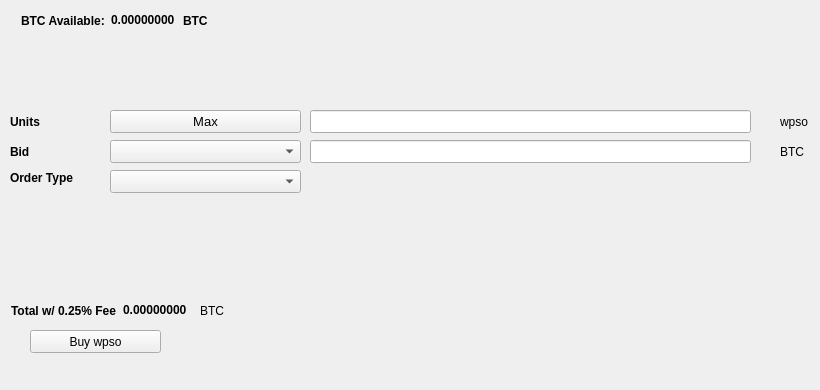
   <widget class="QWidget" name="BuyTab">
    <attribute name="title">
     <string>Buy</string>
    </attribute>
    <widget class="QPushButton" name="Buywpso">
     <property name="geometry">
      <rect>
       <x>30</x>
       <y>330</y>
       <width>131</width>
       <height>23</height>
      </rect>
     </property>
     <property name="text">
      <string>Buy wpso</string>
     </property>
     <property name="icon">
      <iconset resource="../wpso.qrc">
       <normaloff>:/icons/bitcoin</normaloff>:/icons/bitcoin</iconset>
     </property>
    </widget>
    <widget class="QLabel" name="label_3">
     <property name="geometry">
      <rect>
       <x>10</x>
       <y>110</y>
       <width>46</width>
       <height>23</height>
      </rect>
     </property>
     <property name="font">
      <font>
       <weight>75</weight>
       <bold>true</bold>
      </font>
     </property>
     <property name="text">
      <string>Units</string>
     </property>
    </widget>
    <widget class="QLineEdit" name="UnitsInput">
     <property name="geometry">
      <rect>
       <x>310</x>
       <y>110</y>
       <width>441</width>
       <height>23</height>
      </rect>
     </property>
     <property name="font">
      <font>
       <pointsize>9</pointsize>
       <weight>75</weight>
       <bold>true</bold>
      </font>
     </property>
    </widget>
    <widget class="QLineEdit" name="BuyBidPriceEdit">
     <property name="geometry">
      <rect>
       <x>310</x>
       <y>140</y>
       <width>441</width>
       <height>23</height>
      </rect>
     </property>
     <property name="font">
      <font>
       <pointsize>9</pointsize>
       <weight>75</weight>
       <bold>true</bold>
      </font>
     </property>
    </widget>
    <widget class="QLabel" name="label_4">
     <property name="geometry">
      <rect>
       <x>780</x>
       <y>110</y>
       <width>31</width>
       <height>23</height>
      </rect>
     </property>
     <property name="text">
      <string>wpso</string>
     </property>
    </widget>
    <widget class="QLabel" name="label_5">
     <property name="geometry">
      <rect>
       <x>780</x>
       <y>140</y>
       <width>31</width>
       <height>23</height>
      </rect>
     </property>
     <property name="text">
      <string>BTC</string>
     </property>
    </widget>
    <widget class="QLabel" name="label_6">
     <property name="geometry">
      <rect>
       <x>10</x>
       <y>140</y>
       <width>46</width>
       <height>23</height>
      </rect>
     </property>
     <property name="font">
      <font>
       <weight>75</weight>
       <bold>true</bold>
      </font>
     </property>
     <property name="text">
      <string>Bid</string>
     </property>
    </widget>
    <widget class="QLabel" name="label_7">
     <property name="geometry">
      <rect>
       <x>10</x>
       <y>170</y>
       <width>91</width>
       <height>16</height>
      </rect>
     </property>
     <property name="font">
      <font>
       <weight>75</weight>
       <bold>true</bold>
      </font>
     </property>
     <property name="text">
      <string>Order Type</string>
     </property>
    </widget>
    <widget class="QPushButton" name="Buy_Max_Amount">
     <property name="geometry">
      <rect>
       <x>110</x>
       <y>110</y>
       <width>191</width>
       <height>23</height>
      </rect>
     </property>
     <property name="font">
      <font>
       <pointsize>10</pointsize>
      </font>
     </property>
     <property name="text">
      <string>Max</string>
     </property>
    </widget>
    <widget class="QComboBox" name="BuyBidcomboBox">
     <property name="geometry">
      <rect>
       <x>110</x>
       <y>140</y>
       <width>191</width>
       <height>23</height>
      </rect>
     </property>
     <property name="font">
      <font>
       <pointsize>10</pointsize>
      </font>
     </property>
    </widget>
    <widget class="QComboBox" name="buyOrdertypeCombo">
     <property name="geometry">
      <rect>
       <x>110</x>
       <y>170</y>
       <width>191</width>
       <height>23</height>
      </rect>
     </property>
     <property name="font">
      <font>
       <pointsize>10</pointsize>
      </font>
     </property>
    </widget>
    <widget class="QWidget" name="layoutWidget1">
     <property name="geometry">
      <rect>
       <x>21</x>
       <y>11</y>
       <width>227</width>
       <height>19</height>
      </rect>
     </property>
     <layout class="QHBoxLayout" name="horizontalLayout_3">
      <item>
       <widget class="QLabel" name="label232">
        <property name="font">
         <font>
          <weight>75</weight>
          <bold>true</bold>
         </font>
        </property>
        <property name="text">
         <string>BTC Available:</string>
        </property>
       </widget>
      </item>
      <item>
       <widget class="QLabel" name="BtcAvailableLbl">
        <property name="palette">
         <palette>
          <active>
           <colorrole role="WindowText">
            <brush brushstyle="SolidPattern">
             <color alpha="255">
              <red>0</red>
              <green>0</green>
              <blue>0</blue>
             </color>
            </brush>
           </colorrole>
           <colorrole role="Button">
            <brush brushstyle="SolidPattern">
             <color alpha="255">
              <red>0</red>
              <green>170</green>
              <blue>0</blue>
             </color>
            </brush>
           </colorrole>
           <colorrole role="Light">
            <brush brushstyle="SolidPattern">
             <color alpha="255">
              <red>0</red>
              <green>255</green>
              <blue>0</blue>
             </color>
            </brush>
           </colorrole>
           <colorrole role="Midlight">
            <brush brushstyle="SolidPattern">
             <color alpha="255">
              <red>0</red>
              <green>212</green>
              <blue>0</blue>
             </color>
            </brush>
           </colorrole>
           <colorrole role="Dark">
            <brush brushstyle="SolidPattern">
             <color alpha="255">
              <red>0</red>
              <green>85</green>
              <blue>0</blue>
             </color>
            </brush>
           </colorrole>
           <colorrole role="Mid">
            <brush brushstyle="SolidPattern">
             <color alpha="255">
              <red>0</red>
              <green>113</green>
              <blue>0</blue>
             </color>
            </brush>
           </colorrole>
           <colorrole role="Text">
            <brush brushstyle="SolidPattern">
             <color alpha="255">
              <red>0</red>
              <green>170</green>
              <blue>0</blue>
             </color>
            </brush>
           </colorrole>
           <colorrole role="BrightText">
            <brush brushstyle="SolidPattern">
             <color alpha="255">
              <red>255</red>
              <green>255</green>
              <blue>255</blue>
             </color>
            </brush>
           </colorrole>
           <colorrole role="ButtonText">
            <brush brushstyle="SolidPattern">
             <color alpha="255">
              <red>0</red>
              <green>0</green>
              <blue>0</blue>
             </color>
            </brush>
           </colorrole>
           <colorrole role="Base">
            <brush brushstyle="SolidPattern">
             <color alpha="255">
              <red>255</red>
              <green>255</green>
              <blue>255</blue>
             </color>
            </brush>
           </colorrole>
           <colorrole role="Window">
            <brush brushstyle="SolidPattern">
             <color alpha="255">
              <red>0</red>
              <green>170</green>
              <blue>0</blue>
             </color>
            </brush>
           </colorrole>
           <colorrole role="Shadow">
            <brush brushstyle="SolidPattern">
             <color alpha="255">
              <red>0</red>
              <green>0</green>
              <blue>0</blue>
             </color>
            </brush>
           </colorrole>
           <colorrole role="AlternateBase">
            <brush brushstyle="SolidPattern">
             <color alpha="255">
              <red>127</red>
              <green>212</green>
              <blue>127</blue>
             </color>
            </brush>
           </colorrole>
           <colorrole role="ToolTipBase">
            <brush brushstyle="SolidPattern">
             <color alpha="255">
              <red>255</red>
              <green>255</green>
              <blue>220</blue>
             </color>
            </brush>
           </colorrole>
           <colorrole role="ToolTipText">
            <brush brushstyle="SolidPattern">
             <color alpha="255">
              <red>0</red>
              <green>0</green>
              <blue>0</blue>
             </color>
            </brush>
           </colorrole>
          </active>
          <inactive>
           <colorrole role="WindowText">
            <brush brushstyle="SolidPattern">
             <color alpha="255">
              <red>0</red>
              <green>0</green>
              <blue>0</blue>
             </color>
            </brush>
           </colorrole>
           <colorrole role="Button">
            <brush brushstyle="SolidPattern">
             <color alpha="255">
              <red>0</red>
              <green>170</green>
              <blue>0</blue>
             </color>
            </brush>
           </colorrole>
           <colorrole role="Light">
            <brush brushstyle="SolidPattern">
             <color alpha="255">
              <red>0</red>
              <green>255</green>
              <blue>0</blue>
             </color>
            </brush>
           </colorrole>
           <colorrole role="Midlight">
            <brush brushstyle="SolidPattern">
             <color alpha="255">
              <red>0</red>
              <green>212</green>
              <blue>0</blue>
             </color>
            </brush>
           </colorrole>
           <colorrole role="Dark">
            <brush brushstyle="SolidPattern">
             <color alpha="255">
              <red>0</red>
              <green>85</green>
              <blue>0</blue>
             </color>
            </brush>
           </colorrole>
           <colorrole role="Mid">
            <brush brushstyle="SolidPattern">
             <color alpha="255">
              <red>0</red>
              <green>113</green>
              <blue>0</blue>
             </color>
            </brush>
           </colorrole>
           <colorrole role="Text">
            <brush brushstyle="SolidPattern">
             <color alpha="255">
              <red>0</red>
              <green>170</green>
              <blue>0</blue>
             </color>
            </brush>
           </colorrole>
           <colorrole role="BrightText">
            <brush brushstyle="SolidPattern">
             <color alpha="255">
              <red>255</red>
              <green>255</green>
              <blue>255</blue>
             </color>
            </brush>
           </colorrole>
           <colorrole role="ButtonText">
            <brush brushstyle="SolidPattern">
             <color alpha="255">
              <red>0</red>
              <green>0</green>
              <blue>0</blue>
             </color>
            </brush>
           </colorrole>
           <colorrole role="Base">
            <brush brushstyle="SolidPattern">
             <color alpha="255">
              <red>255</red>
              <green>255</green>
              <blue>255</blue>
             </color>
            </brush>
           </colorrole>
           <colorrole role="Window">
            <brush brushstyle="SolidPattern">
             <color alpha="255">
              <red>0</red>
              <green>170</green>
              <blue>0</blue>
             </color>
            </brush>
           </colorrole>
           <colorrole role="Shadow">
            <brush brushstyle="SolidPattern">
             <color alpha="255">
              <red>0</red>
              <green>0</green>
              <blue>0</blue>
             </color>
            </brush>
           </colorrole>
           <colorrole role="AlternateBase">
            <brush brushstyle="SolidPattern">
             <color alpha="255">
              <red>127</red>
              <green>212</green>
              <blue>127</blue>
             </color>
            </brush>
           </colorrole>
           <colorrole role="ToolTipBase">
            <brush brushstyle="SolidPattern">
             <color alpha="255">
              <red>255</red>
              <green>255</green>
              <blue>220</blue>
             </color>
            </brush>
           </colorrole>
           <colorrole role="ToolTipText">
            <brush brushstyle="SolidPattern">
             <color alpha="255">
              <red>0</red>
              <green>0</green>
              <blue>0</blue>
             </color>
            </brush>
           </colorrole>
          </inactive>
          <disabled>
           <colorrole role="WindowText">
            <brush brushstyle="SolidPattern">
             <color alpha="255">
              <red>0</red>
              <green>85</green>
              <blue>0</blue>
             </color>
            </brush>
           </colorrole>
           <colorrole role="Button">
            <brush brushstyle="SolidPattern">
             <color alpha="255">
              <red>0</red>
              <green>170</green>
              <blue>0</blue>
             </color>
            </brush>
           </colorrole>
           <colorrole role="Light">
            <brush brushstyle="SolidPattern">
             <color alpha="255">
              <red>0</red>
              <green>255</green>
              <blue>0</blue>
             </color>
            </brush>
           </colorrole>
           <colorrole role="Midlight">
            <brush brushstyle="SolidPattern">
             <color alpha="255">
              <red>0</red>
              <green>212</green>
              <blue>0</blue>
             </color>
            </brush>
           </colorrole>
           <colorrole role="Dark">
            <brush brushstyle="SolidPattern">
             <color alpha="255">
              <red>0</red>
              <green>85</green>
              <blue>0</blue>
             </color>
            </brush>
           </colorrole>
           <colorrole role="Mid">
            <brush brushstyle="SolidPattern">
             <color alpha="255">
              <red>0</red>
              <green>113</green>
              <blue>0</blue>
             </color>
            </brush>
           </colorrole>
           <colorrole role="Text">
            <brush brushstyle="SolidPattern">
             <color alpha="255">
              <red>0</red>
              <green>85</green>
              <blue>0</blue>
             </color>
            </brush>
           </colorrole>
           <colorrole role="BrightText">
            <brush brushstyle="SolidPattern">
             <color alpha="255">
              <red>255</red>
              <green>255</green>
              <blue>255</blue>
             </color>
            </brush>
           </colorrole>
           <colorrole role="ButtonText">
            <brush brushstyle="SolidPattern">
             <color alpha="255">
              <red>0</red>
              <green>85</green>
              <blue>0</blue>
             </color>
            </brush>
           </colorrole>
           <colorrole role="Base">
            <brush brushstyle="SolidPattern">
             <color alpha="255">
              <red>0</red>
              <green>170</green>
              <blue>0</blue>
             </color>
            </brush>
           </colorrole>
           <colorrole role="Window">
            <brush brushstyle="SolidPattern">
             <color alpha="255">
              <red>0</red>
              <green>170</green>
              <blue>0</blue>
             </color>
            </brush>
           </colorrole>
           <colorrole role="Shadow">
            <brush brushstyle="SolidPattern">
             <color alpha="255">
              <red>0</red>
              <green>0</green>
              <blue>0</blue>
             </color>
            </brush>
           </colorrole>
           <colorrole role="AlternateBase">
            <brush brushstyle="SolidPattern">
             <color alpha="255">
              <red>0</red>
              <green>170</green>
              <blue>0</blue>
             </color>
            </brush>
           </colorrole>
           <colorrole role="ToolTipBase">
            <brush brushstyle="SolidPattern">
             <color alpha="255">
              <red>255</red>
              <green>255</green>
              <blue>220</blue>
             </color>
            </brush>
           </colorrole>
           <colorrole role="ToolTipText">
            <brush brushstyle="SolidPattern">
             <color alpha="255">
              <red>0</red>
              <green>0</green>
              <blue>0</blue>
             </color>
            </brush>
           </colorrole>
          </disabled>
         </palette>
        </property>
        <property name="font">
         <font>
          <weight>75</weight>
          <bold>true</bold>
         </font>
        </property>
        <property name="text">
         <string>0.00000000</string>
        </property>
        <property name="textInteractionFlags">
         <set>Qt::LinksAccessibleByMouse|Qt::TextSelectableByKeyboard|Qt::TextSelectableByMouse</set>
        </property>
       </widget>
      </item>
      <item>
       <widget class="QLabel" name="BtcAvailableLbl_2">
        <property name="font">
         <font>
          <weight>75</weight>
          <bold>true</bold>
         </font>
        </property>
        <property name="text">
         <string>BTC</string>
        </property>
       </widget>
      </item>
     </layout>
    </widget>
    <widget class="QWidget" name="layoutWidge2">
     <property name="geometry">
      <rect>
       <x>11</x>
       <y>301</y>
       <width>259</width>
       <height>19</height>
      </rect>
     </property>
     <layout class="QHBoxLayout" name="horizontalLayout_4">
      <item>
       <widget class="QLabel" name="label_9">
        <property name="font">
         <font>
          <weight>75</weight>
          <bold>true</bold>
         </font>
        </property>
        <property name="text">
         <string>Total w/ 0.25% Fee</string>
        </property>
       </widget>
      </item>
      <item>
       <widget class="QLabel" name="BuyCostLabel">
        <property name="palette">
         <palette>
          <active>
           <colorrole role="WindowText">
            <brush brushstyle="SolidPattern">
             <color alpha="255">
              <red>0</red>
              <green>0</green>
              <blue>0</blue>
             </color>
            </brush>
           </colorrole>
           <colorrole role="Button">
            <brush brushstyle="SolidPattern">
             <color alpha="255">
              <red>0</red>
              <green>170</green>
              <blue>0</blue>
             </color>
            </brush>
           </colorrole>
           <colorrole role="Light">
            <brush brushstyle="SolidPattern">
             <color alpha="255">
              <red>0</red>
              <green>255</green>
              <blue>0</blue>
             </color>
            </brush>
           </colorrole>
           <colorrole role="Midlight">
            <brush brushstyle="SolidPattern">
             <color alpha="255">
              <red>0</red>
              <green>212</green>
              <blue>0</blue>
             </color>
            </brush>
           </colorrole>
           <colorrole role="Dark">
            <brush brushstyle="SolidPattern">
             <color alpha="255">
              <red>0</red>
              <green>85</green>
              <blue>0</blue>
             </color>
            </brush>
           </colorrole>
           <colorrole role="Mid">
            <brush brushstyle="SolidPattern">
             <color alpha="255">
              <red>0</red>
              <green>113</green>
              <blue>0</blue>
             </color>
            </brush>
           </colorrole>
           <colorrole role="Text">
            <brush brushstyle="SolidPattern">
             <color alpha="255">
              <red>0</red>
              <green>170</green>
              <blue>0</blue>
             </color>
            </brush>
           </colorrole>
           <colorrole role="BrightText">
            <brush brushstyle="SolidPattern">
             <color alpha="255">
              <red>255</red>
              <green>255</green>
              <blue>255</blue>
             </color>
            </brush>
           </colorrole>
           <colorrole role="ButtonText">
            <brush brushstyle="SolidPattern">
             <color alpha="255">
              <red>0</red>
              <green>0</green>
              <blue>0</blue>
             </color>
            </brush>
           </colorrole>
           <colorrole role="Base">
            <brush brushstyle="SolidPattern">
             <color alpha="255">
              <red>255</red>
              <green>255</green>
              <blue>255</blue>
             </color>
            </brush>
           </colorrole>
           <colorrole role="Window">
            <brush brushstyle="SolidPattern">
             <color alpha="255">
              <red>0</red>
              <green>170</green>
              <blue>0</blue>
             </color>
            </brush>
           </colorrole>
           <colorrole role="Shadow">
            <brush brushstyle="SolidPattern">
             <color alpha="255">
              <red>0</red>
              <green>0</green>
              <blue>0</blue>
             </color>
            </brush>
           </colorrole>
           <colorrole role="AlternateBase">
            <brush brushstyle="SolidPattern">
             <color alpha="255">
              <red>127</red>
              <green>212</green>
              <blue>127</blue>
             </color>
            </brush>
           </colorrole>
           <colorrole role="ToolTipBase">
            <brush brushstyle="SolidPattern">
             <color alpha="255">
              <red>255</red>
              <green>255</green>
              <blue>220</blue>
             </color>
            </brush>
           </colorrole>
           <colorrole role="ToolTipText">
            <brush brushstyle="SolidPattern">
             <color alpha="255">
              <red>0</red>
              <green>0</green>
              <blue>0</blue>
             </color>
            </brush>
           </colorrole>
          </active>
          <inactive>
           <colorrole role="WindowText">
            <brush brushstyle="SolidPattern">
             <color alpha="255">
              <red>0</red>
              <green>0</green>
              <blue>0</blue>
             </color>
            </brush>
           </colorrole>
           <colorrole role="Button">
            <brush brushstyle="SolidPattern">
             <color alpha="255">
              <red>0</red>
              <green>170</green>
              <blue>0</blue>
             </color>
            </brush>
           </colorrole>
           <colorrole role="Light">
            <brush brushstyle="SolidPattern">
             <color alpha="255">
              <red>0</red>
              <green>255</green>
              <blue>0</blue>
             </color>
            </brush>
           </colorrole>
           <colorrole role="Midlight">
            <brush brushstyle="SolidPattern">
             <color alpha="255">
              <red>0</red>
              <green>212</green>
              <blue>0</blue>
             </color>
            </brush>
           </colorrole>
           <colorrole role="Dark">
            <brush brushstyle="SolidPattern">
             <color alpha="255">
              <red>0</red>
              <green>85</green>
              <blue>0</blue>
             </color>
            </brush>
           </colorrole>
           <colorrole role="Mid">
            <brush brushstyle="SolidPattern">
             <color alpha="255">
              <red>0</red>
              <green>113</green>
              <blue>0</blue>
             </color>
            </brush>
           </colorrole>
           <colorrole role="Text">
            <brush brushstyle="SolidPattern">
             <color alpha="255">
              <red>0</red>
              <green>170</green>
              <blue>0</blue>
             </color>
            </brush>
           </colorrole>
           <colorrole role="BrightText">
            <brush brushstyle="SolidPattern">
             <color alpha="255">
              <red>255</red>
              <green>255</green>
              <blue>255</blue>
             </color>
            </brush>
           </colorrole>
           <colorrole role="ButtonText">
            <brush brushstyle="SolidPattern">
             <color alpha="255">
              <red>0</red>
              <green>0</green>
              <blue>0</blue>
             </color>
            </brush>
           </colorrole>
           <colorrole role="Base">
            <brush brushstyle="SolidPattern">
             <color alpha="255">
              <red>255</red>
              <green>255</green>
              <blue>255</blue>
             </color>
            </brush>
           </colorrole>
           <colorrole role="Window">
            <brush brushstyle="SolidPattern">
             <color alpha="255">
              <red>0</red>
              <green>170</green>
              <blue>0</blue>
             </color>
            </brush>
           </colorrole>
           <colorrole role="Shadow">
            <brush brushstyle="SolidPattern">
             <color alpha="255">
              <red>0</red>
              <green>0</green>
              <blue>0</blue>
             </color>
            </brush>
           </colorrole>
           <colorrole role="AlternateBase">
            <brush brushstyle="SolidPattern">
             <color alpha="255">
              <red>127</red>
              <green>212</green>
              <blue>127</blue>
             </color>
            </brush>
           </colorrole>
           <colorrole role="ToolTipBase">
            <brush brushstyle="SolidPattern">
             <color alpha="255">
              <red>255</red>
              <green>255</green>
              <blue>220</blue>
             </color>
            </brush>
           </colorrole>
           <colorrole role="ToolTipText">
            <brush brushstyle="SolidPattern">
             <color alpha="255">
              <red>0</red>
              <green>0</green>
              <blue>0</blue>
             </color>
            </brush>
           </colorrole>
          </inactive>
          <disabled>
           <colorrole role="WindowText">
            <brush brushstyle="SolidPattern">
             <color alpha="255">
              <red>0</red>
              <green>85</green>
              <blue>0</blue>
             </color>
            </brush>
           </colorrole>
           <colorrole role="Button">
            <brush brushstyle="SolidPattern">
             <color alpha="255">
              <red>0</red>
              <green>170</green>
              <blue>0</blue>
             </color>
            </brush>
           </colorrole>
           <colorrole role="Light">
            <brush brushstyle="SolidPattern">
             <color alpha="255">
              <red>0</red>
              <green>255</green>
              <blue>0</blue>
             </color>
            </brush>
           </colorrole>
           <colorrole role="Midlight">
            <brush brushstyle="SolidPattern">
             <color alpha="255">
              <red>0</red>
              <green>212</green>
              <blue>0</blue>
             </color>
            </brush>
           </colorrole>
           <colorrole role="Dark">
            <brush brushstyle="SolidPattern">
             <color alpha="255">
              <red>0</red>
              <green>85</green>
              <blue>0</blue>
             </color>
            </brush>
           </colorrole>
           <colorrole role="Mid">
            <brush brushstyle="SolidPattern">
             <color alpha="255">
              <red>0</red>
              <green>113</green>
              <blue>0</blue>
             </color>
            </brush>
           </colorrole>
           <colorrole role="Text">
            <brush brushstyle="SolidPattern">
             <color alpha="255">
              <red>0</red>
              <green>85</green>
              <blue>0</blue>
             </color>
            </brush>
           </colorrole>
           <colorrole role="BrightText">
            <brush brushstyle="SolidPattern">
             <color alpha="255">
              <red>255</red>
              <green>255</green>
              <blue>255</blue>
             </color>
            </brush>
           </colorrole>
           <colorrole role="ButtonText">
            <brush brushstyle="SolidPattern">
             <color alpha="255">
              <red>0</red>
              <green>85</green>
              <blue>0</blue>
             </color>
            </brush>
           </colorrole>
           <colorrole role="Base">
            <brush brushstyle="SolidPattern">
             <color alpha="255">
              <red>0</red>
              <green>170</green>
              <blue>0</blue>
             </color>
            </brush>
           </colorrole>
           <colorrole role="Window">
            <brush brushstyle="SolidPattern">
             <color alpha="255">
              <red>0</red>
              <green>170</green>
              <blue>0</blue>
             </color>
            </brush>
           </colorrole>
           <colorrole role="Shadow">
            <brush brushstyle="SolidPattern">
             <color alpha="255">
              <red>0</red>
              <green>0</green>
              <blue>0</blue>
             </color>
            </brush>
           </colorrole>
           <colorrole role="AlternateBase">
            <brush brushstyle="SolidPattern">
             <color alpha="255">
              <red>0</red>
              <green>170</green>
              <blue>0</blue>
             </color>
            </brush>
           </colorrole>
           <colorrole role="ToolTipBase">
            <brush brushstyle="SolidPattern">
             <color alpha="255">
              <red>255</red>
              <green>255</green>
              <blue>220</blue>
             </color>
            </brush>
           </colorrole>
           <colorrole role="ToolTipText">
            <brush brushstyle="SolidPattern">
             <color alpha="255">
              <red>0</red>
              <green>0</green>
              <blue>0</blue>
             </color>
            </brush>
           </colorrole>
          </disabled>
         </palette>
        </property>
        <property name="font">
         <font>
          <weight>75</weight>
          <bold>true</bold>
         </font>
        </property>
        <property name="autoFillBackground">
         <bool>false</bool>
        </property>
        <property name="text">
         <string>0.00000000</string>
        </property>
        <property name="textInteractionFlags">
         <set>Qt::LinksAccessibleByMouse|Qt::TextSelectableByMouse</set>
        </property>
       </widget>
      </item>
      <item>
       <widget class="QLabel" name="label_10">
        <property name="font">
         <font>
          <weight>50</weight>
          <bold>false</bold>
         </font>
        </property>
        <property name="text">
         <string>BTC</string>
        </property>
       </widget>
      </item>
     </layout>
    </widget>
    <widget class="QLabel" name="label_24">
     <property name="geometry">
      <rect>
       <x>460</x>
       <y>300</y>
       <width>281</width>
       <height>81</height>
      </rect>
     </property>
     <property name="text">
      <string/>
     </property>
     <property name="pixmap">
      <pixmap>:/images/bittrex</pixmap>
     </property>
    </widget>
   </widget>
